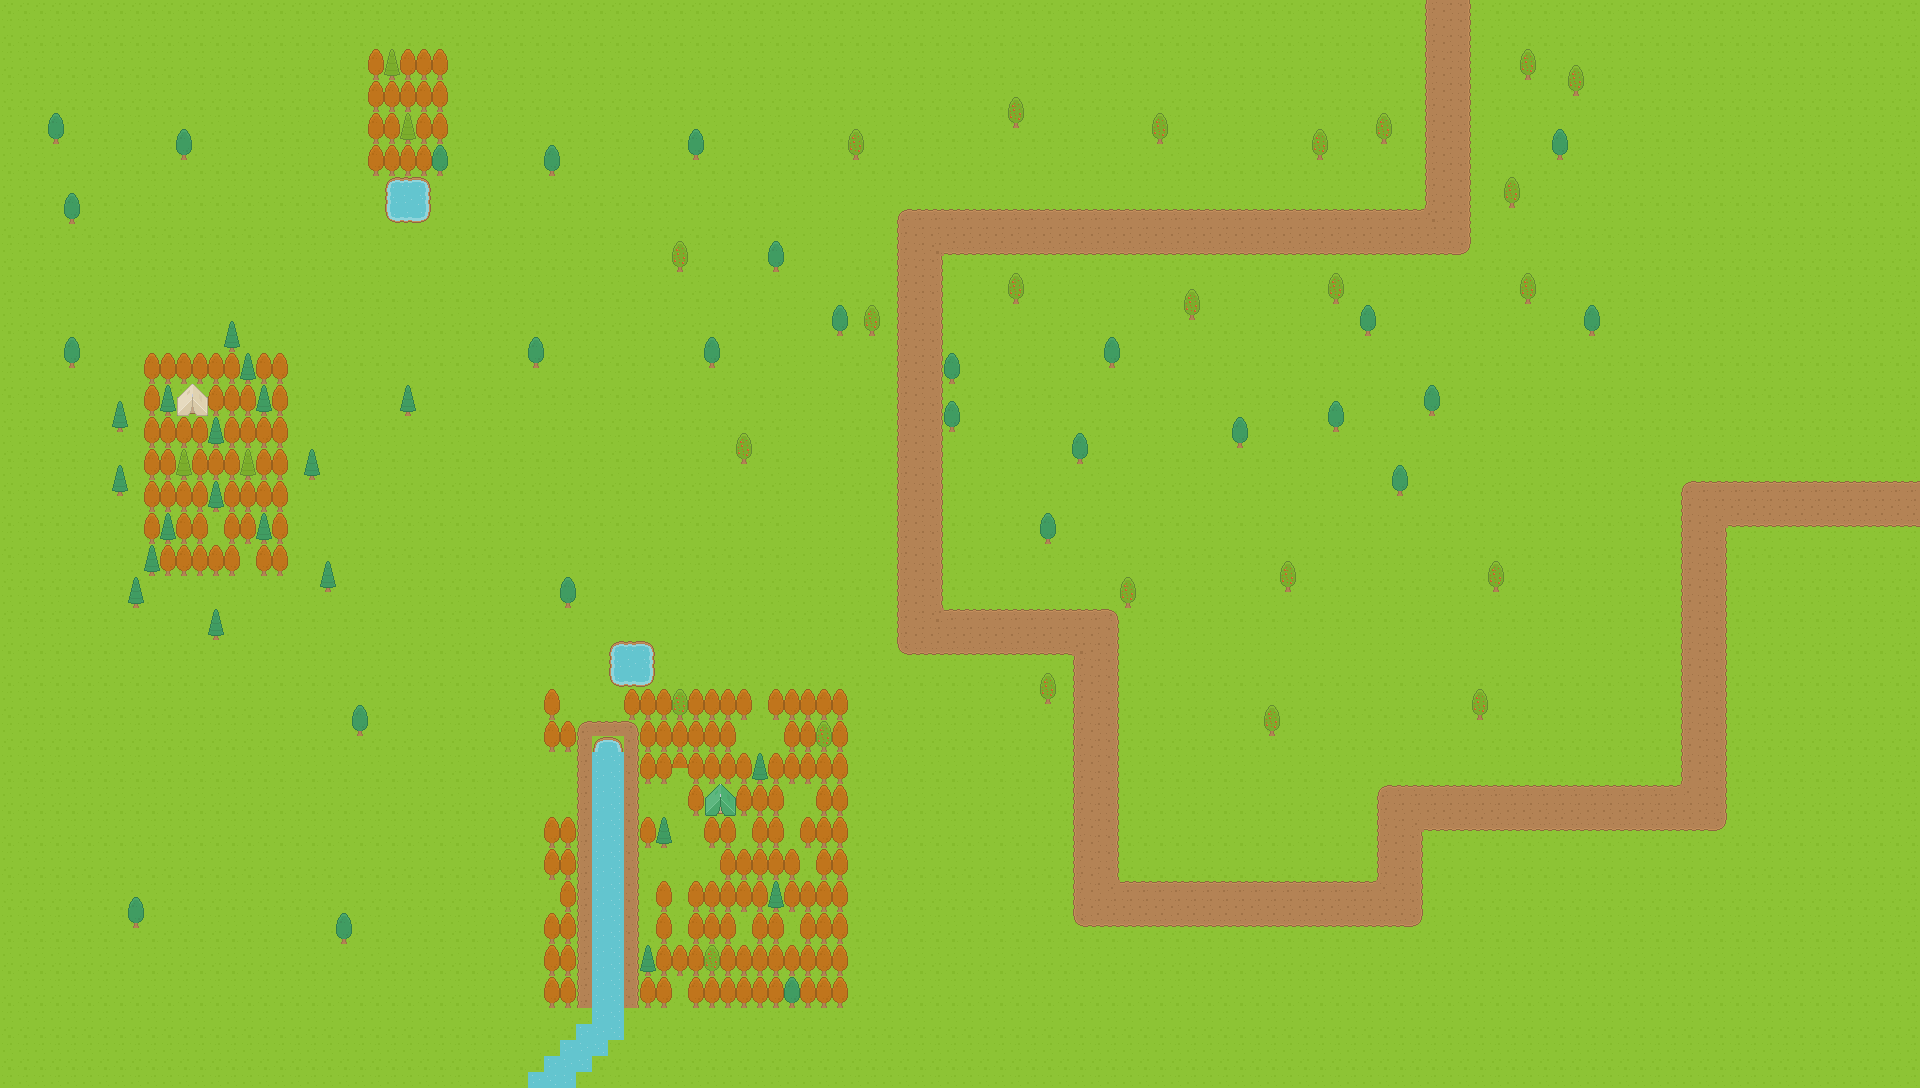

Below is a game level as drawn by its tile map, then a one-line description and the .tmx that defines it (tile-layer data replaced by summaries):
An orthogonal 120x68 tile map with 16x16 px tiles, 2 tile layers (Tile Layer 1, Tile Layer 2) and 18 objects (6x tower, 4x right, 3x down, 2x up, start, ...).

<map version="1.4" tiledversion="1.4.2" orientation="orthogonal" renderorder="right-down" width="120" height="68" tilewidth="16" tileheight="16" infinite="0" nextlayerid="7" nextobjectid="60">
 <tileset firstgid="1" name="roguelikeSheet_transparent" tilewidth="16" tileheight="16" spacing="1" tilecount="1767" columns="57">
  <image source="../tilesets/Roguelike pack/Spritesheet/roguelikeSheet_transparent.png" width="968" height="526" />
 </tileset>
 <layer id="2" name="Tile Layer 1" width="120" height="68">
  <data>[8160 cells, 8160 non-empty, 2 distinct tile ids]</data>
 </layer>
 <layer id="4" name="Tile Layer 2" width="120" height="68">
  <data>[8160 cells, 8160 non-empty, 43 distinct tile ids]</data>
 </layer>
 <objectgroup id="5" name="ObjectLayer1">
  <object id="19" name="down" type="start" x="1424" y="0" width="48" height="1" visible="0" />
  <object id="20" name="Finish" type="finish" x="1904" y="480" width="16" height="48" visible="0" />
  <object id="42" name="0" type="down" x="1440" y="0" width="16" height="16" visible="0" />
  <object id="43" name="1" type="left" x="1440" y="224" width="16" height="16" visible="0" />
  <object id="44" name="2" type="down" x="912" y="224" width="16" height="16" visible="0" />
  <object id="45" name="3" type="right" x="912" y="624" width="16" height="16" visible="0" />
  <object id="46" name="4" type="down" x="1088" y="624" width="16" height="16" visible="0" />
  <object id="47" name="5" type="right" x="1088" y="896" width="16" height="16" visible="0" />
  <object id="48" name="6" type="up" x="1392" y="896" width="16" height="16" visible="0" />
  <object id="49" name="7" type="right" x="1392" y="800" width="16" height="16" visible="0" />
  <object id="50" name="8" type="up" x="1696" y="800" width="16" height="16.1818" visible="0" />
  <object id="51" name="9" type="right" x="1696" y="496" width="16" height="16" visible="0" />
  <object id="52" name="1" type="tower" x="944" y="256" width="64" height="64" visible="0" />
  <object id="53" name="2" type="tower" x="1120" y="608" width="64" height="64" visible="0" />
  <object id="55" name="3" type="tower" x="1472" y="368" width="64" height="64" visible="0" />
  <object id="57" name="4" type="tower" x="688" y="496" width="64" height="64" visible="0" />
  <object id="58" name="5" type="tower" x="896" y="816" width="64" height="64" visible="0" />
  <object id="59" name="6" type="tower" x="1712" y="912" width="64" height="64.6667" visible="0" />
 </objectgroup>
</map>
